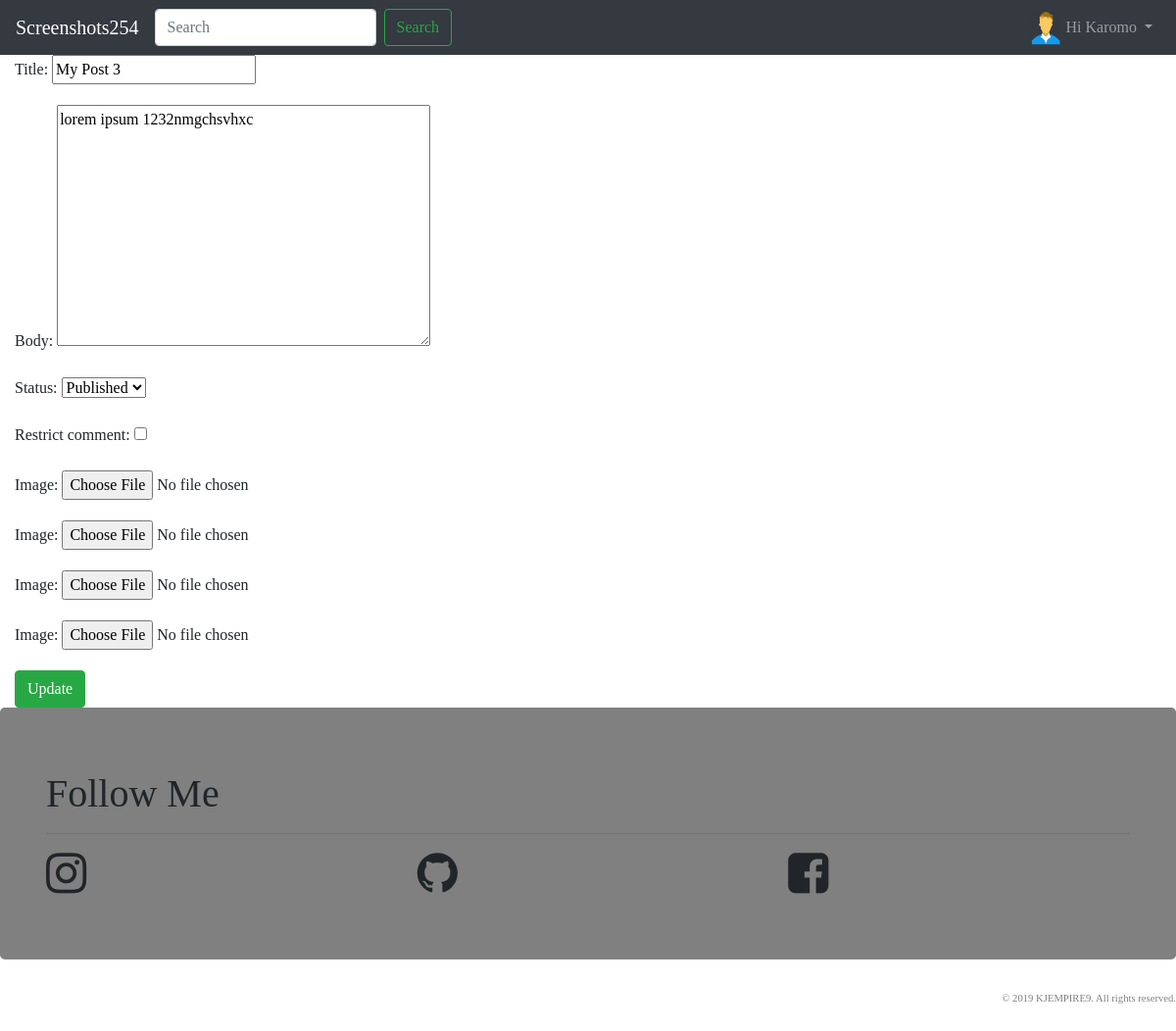
The page /24/post_edit/ (signed in) on the database its author committed.
### blogger/models.py (models this page shows, shortened)
class Post(models.Model):
    objects = models.Manager()      #Our default Manager
    published = PublishedManager()  #Our Custom Model Manager
    STATUS_CHOICES = (
        ('draft','Draft'),
        ('published','Published'),
    )
    title               =       models.CharField(max_length=100)
    slug                =       models.SlugField(max_length=120)
    author              =       models.ForeignKey(User, related_name='blog_posts',on_delete=models.CASCADE)
    body                =       models.TextField()
    likes               =       models.ManyToManyField(User, related_name='likes', blank=True)
    created             =       models.DateTimeField(auto_now_add=True)
    updated             =       models.DateTimeField(auto_now=True)
    status              =       models.CharField(max_length=10, choices=STATUS_CHOICES, default='draft')
    restrict_comment    =       models.BooleanField(default=False)
    favourite           =       models.ManyToManyField(User, related_name='favourite', blank=True)
    class Meta:
        ordering = ['-id']

### blogger/views.py (the view)
# urls.py: path('<int:id>/post_edit/', views.post_edit, name="post_edit"),
def post_edit(request, id):
    post = get_object_or_404(Post, id=id)
    ImageFormset = modelformset_factory(Images, fields=('image',), extra=4, max_num=4)
    if post.author != request.user:
        raise Http404()
    if request.method == "POST":
        form = PostEditForm(request.POST or None, instance=post)
        formset = ImageFormset(request.POST or None, request.FILES or None)
        if form.is_valid() and formset.is_valid():
            form.save()
            print(formset.cleaned_data)
            data = Images.objects.filter(post=post)
            for index, f in enumerate(formset):
                if f.cleaned_data:
                    if f.cleaned_data['id'] is None:
                        photo = Images(post=post, image=f.cleaned_data.get('image'))
                        photo.save()
                    elif f.cleaned_data['image'] is False:
                        photo = Images.objects.get(id=request.POST.get('form-' + str(index) + '-id'))
                        photo.delete()
                    else:
                        photo = Images(post=post, image=f.cleaned_data.get('image'))
                        d = Images.objects.get(id=data[index].id)
                        d.image = photo.image
                        d.save()
            messages.success(request, "{} has been successfully updated!".format(post.title))
            return HttpResponseRedirect(post.get_absolute_url())
    else:
        form = PostEditForm(instance=post)
        formset = ImageFormset(queryset=Images.objects.filter(post=post))
    context = {
    'form': form,
    'post': post,
    'formset': formset,
    }
    return render(request, 'blogger/post_edit.html', context)

### blogger/forms.py
class PostEditForm(forms.ModelForm):
    class Meta:
        model = Post
        fields = (
            'title',
            'body',
            'status',
            'restrict_comment',
        )

### blogger/templates/blogger/post_edit.html (shortened to what this page needs)
{% extends 'blogger/base.html' %}
{% block content %}
  <form method="post" enctype="multipart/form-data">
    {{ form.as_p }}
    {% for f in formset %}
      {{ f.as_p }}
    {% endfor %}
    <input type="submit" value="Update" class="btn btn-success">
  </form>
{% endblock %}

### blogger/templates/blogger/navbar.html (shortened to what this page needs)
<nav class="navbar navbar-expand-lg navbar-dark bg-dark">
<a class="navbar-brand" href="{% url 'blogger:index' %}">Screenshots254</a>
<div class="collapse navbar-collapse" id="navbarSupportedContent">
  <ul class="navbar-nav mr-auto float-right">
    <form class="form-inline my-2 my-lg-0" action='{% url 'blogger:index' %}'>
      <input class="form-control mr-sm-2" type="search" placeholder="Search" aria-label="Search" name='q'>
      <button class="btn btn-outline-success my-2 my-sm-0" type="submit">Search</button>
    </form>
  </ul>
  <ul class="navbar-nav">
    {% if request.user.is_authenticated %}
    <li class="nav-item dropdown">
      <a class="nav-link dropdown-toggle" href="#" id="navbarDropdown" role="button" data-toggle="dropdown" aria-haspopup="true" aria-expanded="false">
        {% if request.user.profile.photo %}
          <img src="{{ request.user.profile.photo.url }}" alt="" class="navbar-img rounded-circle">
        {% else %}
          <img src="/media/default-avatar.png" alt="" class="navbar-img">
        {% endif %}
        <span>Hi {{ request.user|capfirst }}</span>
      </a>
    </li>
    {% else %}
    <li class="nav-item">
      <a href="{% url 'user_login' %}" class="nav-link">Login</a>
    </li>
    {% endif %}
  </ul>
</div>
</nav>

### static/style.css (style rules this page uses)
html { position: relative; min-height: 100%; }
body { font-family: 'Lucida Casaul', 'Comic Sans MS'!important; display: flex; min-height: 100vh !important; flex-direction: column; margin-bottom: 160px; }
.navbar-img { width: 30px; height: 35px; float: left; background-size: auto 100%; margin-top: -5px; margin-right: 5px; }

### blogger/templates/blogger/footer.html (style rules this page uses)
a { text-decoration: none; color: inherit; }

### rows shown on the page
Post: title "My Post 3", body "lorem ipsum 1232nmgchsvhxc", status "Published"

### other values the page prints
{{ request.user|capfirst }} "Karomo"
